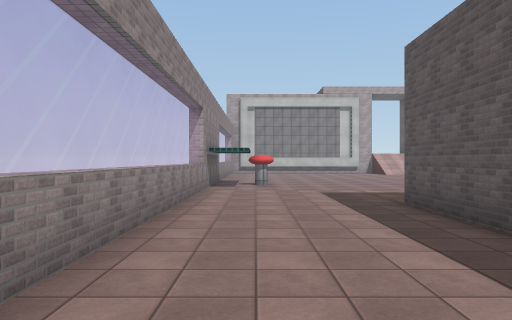
view 1 (above)

19 first-person views from a walk through a 3-D level made in the Unity game engine. The camera is 1.5 m above the floor, looks level and sees 70° across. The floor is counted in squares, 2 m on a side. Each view is taken from the middle of a square. On the plan, view 1 faces up. The plan holds only what a view shows up to about 11 squares ahead; the rest is blank. Some surface patterns are stand-ins.

view 2
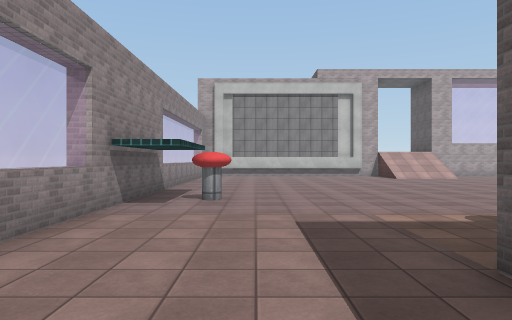

view 3
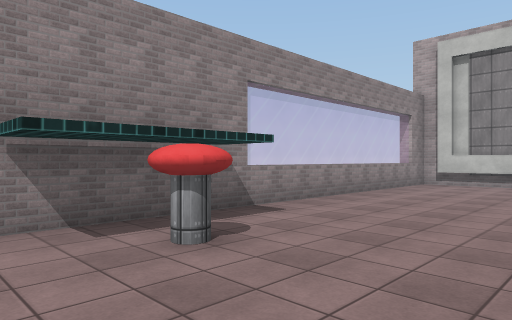

view 4
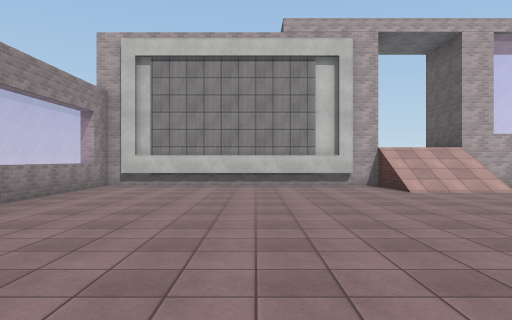

view 5
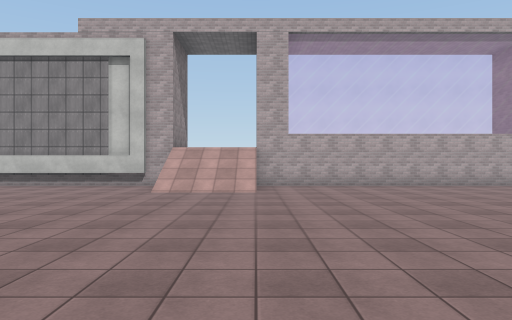

view 6
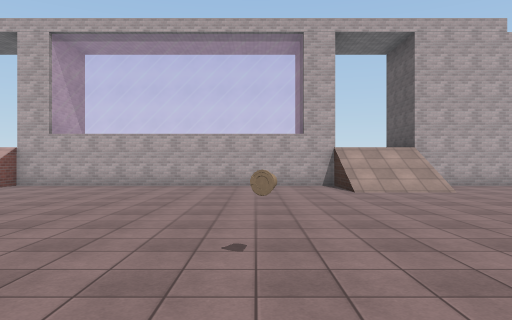

view 7
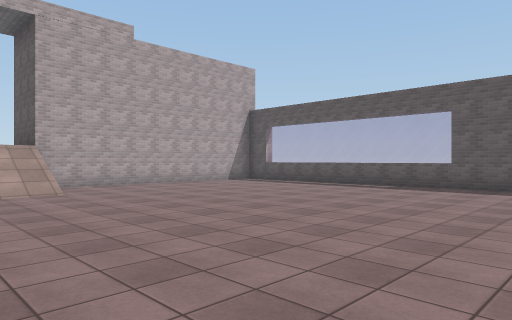

view 8
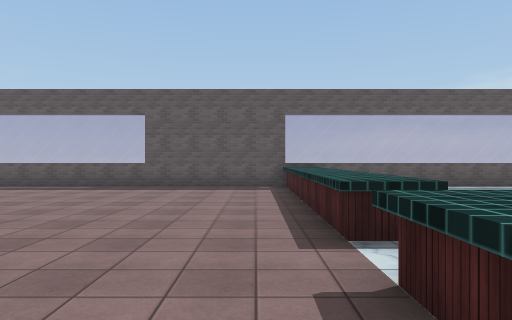

view 9
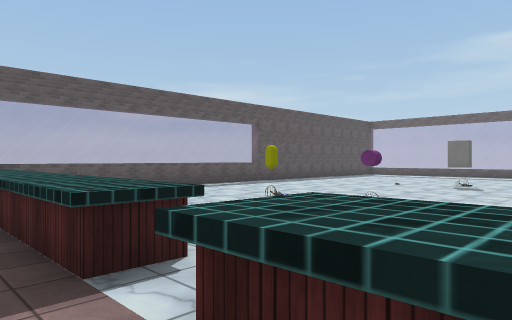

view 10
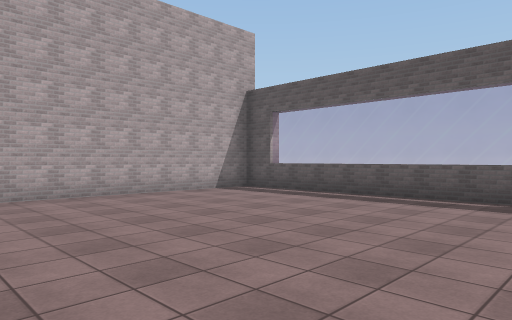

view 11
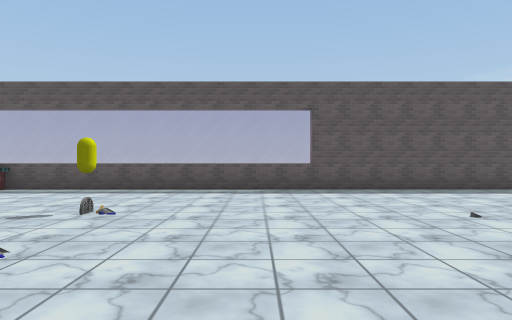

view 12
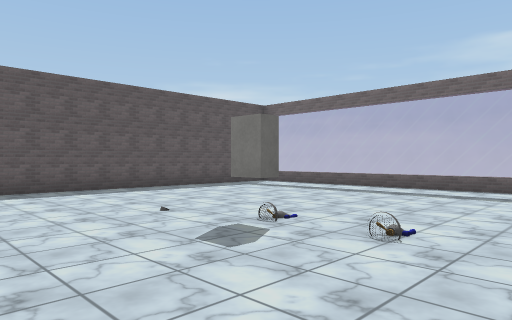

view 13
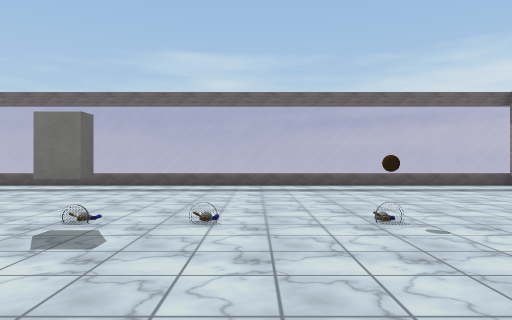

view 14
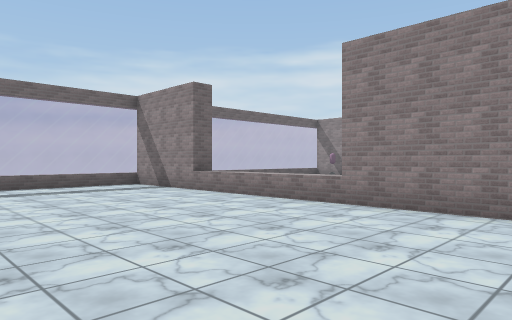

view 15
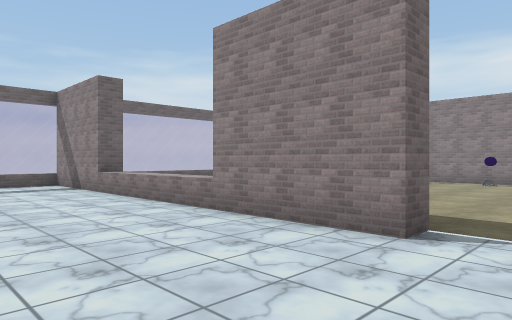

view 16
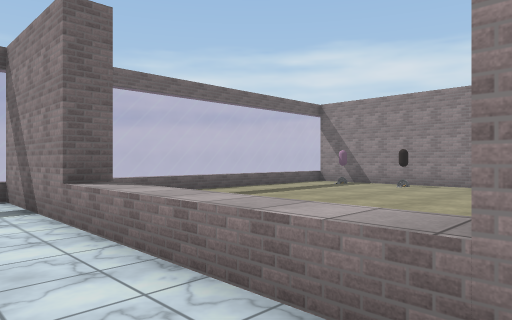

view 17
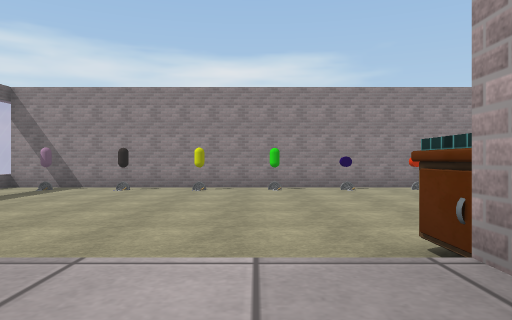

view 18
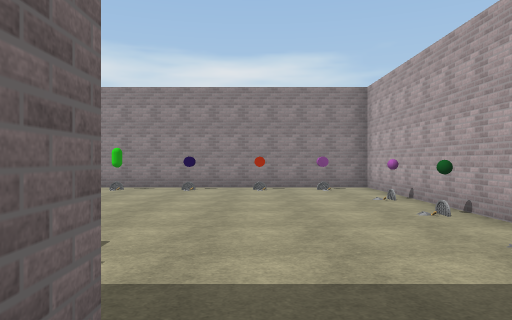

view 19
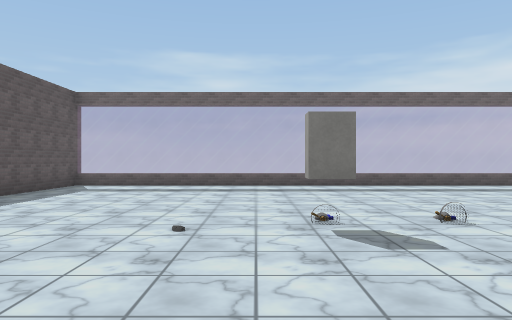

### Floor plan
Key: @ floor where view 1 was taken; # wall or solid block; . main floor; : floor 2.25 m higher than the main floor; / step, stairs or slope; = window, fence, low wall or low ledge; ^ raised ledge; C cup; Y cylinder; E yellow capsule; S sink; O other object.
Columns run from 2 left of view 1 to 29 right of it. Each row starts with its distance up from view 1.
 22                        #
 21 #########::##========::#########
 20 #........///.........//........#
 19 =........///.........//........=
 18 =..............................=
 17 =..............................=
 16 =..............................=
 15 =..............................=
 14 =..............................=
 13 #.............  ..C............#
 12 #.............  ...............#
 11 #.O......            ..........#
 10 #.......   .      . ...........#
  9 =......              ^^.^^^^^^^#
  8 =.....               ..........=
  7 =.....                      ...=
  6 =....###O#O#O             .....=
  5 =....#O......            ......=
  4 =....#........ .. .    .Y.E....=
  3 =....#O............ . .........=
  2 =....#........#..... ..........=
  1      #O.....SS#................=
  0   @  #O.....SS#................#
 -1      #O...... ^.....O...O......#
 -2      #O...... ^................#
 -3      #....... ^................#
 -4      #O.....  ^................#
 -5      #.....   #................#
 -6      #O....   #................#
 -7      #.....   #................#
 -8      #  #######================#

Where each view was taken, in squares from view 1:
view 1: 0 up, 0 right, facing up
view 2: 4 up, 1 right, facing up
view 3: 9 up, 3 right, facing up-left
view 4: 10 up, 3 right, facing up
view 5: 10 up, 9 right, facing up
view 6: 10 up, 16 right, facing up
view 7: 10 up, 18 right, facing up-right
view 8: 10 up, 18 right, facing right
view 9: 10 up, 19 right, facing down-right
view 10: 13 up, 21 right, facing up-right
view 11: 2 up, 19 right, facing right
view 12: 2 up, 19 right, facing down-right
view 13: 3 up, 20 right, facing down
view 14: 3 up, 18 right, facing down-left
view 15: 4 up, 16 right, facing down-left
view 16: 0 up, 14 right, facing down-left
view 17: 1 down, 13 right, facing left
view 18: 3 up, 13 right, facing left
view 19: 3 up, 23 right, facing down
